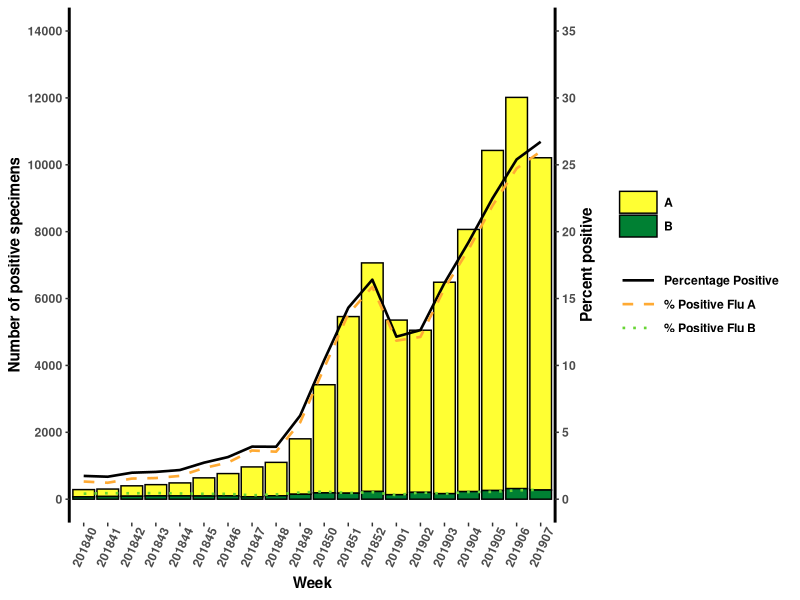

This figure's R source:
#https://www.cdc.gov/flu/weekly/
library(ggplot2)
setwd("~/git_workspace/DIC/PA1")
influenza_national_summary <- read.csv("InfluenziaNationalSurvey.csv",header = T)
#names(influenza_national_summary) <- c("Week","Total_A","Total_B","Perc_Positive_A","Perc_Positive_B","Total_#_Tested", "Perc_Positive")
names(influenza_national_summary) <- c("Week","A","B","% Positive Flu A","% Positive Flu B","Total_#_Tested", "Percentage Positive")
names(influenza_national_summary)
#head(influenza_national_summary$Week)
#head(influenza_national_summary$Total_A)
#http://www.sthda.com/english/wiki/ggplot2-barplots-quick-start-guide-r-software-and-data-visualization#data-1
#https://rpubs.com/MarkusLoew/226759

##Each group consists of only one observation. Do you need to adjust the group aesthetic?
#Add group=1 in aes
##Error: Discrete value supplied to continuous scale
#Renamed column '%_Positive_A' to 'Perc_Positive_A'

######Chart1#######
###Method 1####
# chart1<-ggplot(data=influenza_national_summary) +
#   geom_bar(aes(x=factor(Week), y=Total_A),stat="identity",fill = "yellow",color = "black") +
#   geom_bar(aes(x=factor(Week), y=Total_B),stat="identity",fill = "green",color = "black") +
#   geom_line(aes(x=factor(Week), y=Perc_Positive*400,group=1),color="black") +
#   geom_line(aes(x=factor(Week), y=Perc_Positive_A*400,group=1),linetype = "dotted",color="orange") +
#   geom_line(aes(x=factor(Week), y=Perc_Positive_B*400,group=1),linetype = "dotted",color="green") +
#   scale_y_continuous(sec.axis = sec_axis(~.*(1/400), name = "Percent positive")) +
#   theme(axis.text.x = element_text(angle=65, vjust=0.6)) +
#   theme(legend.position = c(0, 1), legend.justification = c(0, 0),legend.direction = "vertical")+
#   labs(y = "Number of positive specimens",
#        x = "Week",
#        color = "Parameter")
# chart1


###Method 2####
library(reshape2)
melt_inf <- melt(influenza_national_summary,id=c('Week'))
#https://stackoverflow.com/questions/1686569/filter-data-frame-rows-by-a-logical-condition
bar_data <- melt_inf[melt_inf$variable %in% c("A", "B"), ]
# bar_data
# str(bar_data)
# bar <- ggplot() + 
#   geom_bar(data = bar_data,mapping = aes(fill=variable, y=value, x=factor(Week)), position="stack", stat="identity") +
#   theme(axis.text.x = element_text(angle=65, vjust=0.6)) +
#   scale_fill_manual(values = c("yellow","green")) + 
#   ylim(c(0,14000))
# 
# bar

line_data <- melt_inf[melt_inf$variable %in% c("% Positive Flu A", "% Positive Flu B","Percentage Positive"), ]
# line_data
# str(line_data)
# 
# line_data
line_data$variable <- relevel(line_data$variable,"Percentage Positive")
# #https://stackoverflow.com/questions/43879968/geom-line-groups-and-scale-color-manual-produce-unexpected-error
# #http://www.cookbook-r.com/Manipulating_data/Changing_the_order_of_levels_of_a_factor/
# line <- ggplot() +
#   geom_line(data = line_data,mapping = aes(color = variable, y=value*400, x=factor(Week), group = variable),linetype = "dashed") +
#   theme(axis.text.x = element_text(angle=65, vjust=0.6)) +
#   scale_colour_manual(values = c("black","orange", "green")) +
#   ylim(c(0,14000))
# 
# line

#https://stackoverflow.com/questions/32090073/geom-bar-geom-line-with-different-y-axis-scale
#http://www.sthda.com/english/wiki/ggplot2-line-types-how-to-change-line-types-of-a-graph-in-r-software
#https://html-color-codes.info/colors-from-image/#
#https://stackoverflow.com/questions/46039176/ggplot2-adding-secondary-y-axis-with-different-breaks-and-labels
#https://stackoverflow.com/questions/14771546/remove-legend-title-in-ggplot
#http://www.sthda.com/english/wiki/ggplot2-themes-and-background-colors-the-3-elements
#https://ggplot2.tidyverse.org/reference/element.html

chart1 <- ggplot() + 
  geom_bar(data = bar_data,mapping = aes(fill=variable, y=value, x=factor(Week)), position="stack", stat="identity", color = "black") +
  theme(axis.text.x = element_text(angle=65, vjust=0.6)) +
  scale_fill_manual(values = c("#FFFF33","#008033")) +
  #ylim(c(0,14000)) +
  geom_line(data = line_data,mapping = aes(color = variable, y=value*400, x=factor(Week), group = variable,linetype = variable, size = variable)) +
  scale_y_continuous(sec.axis = sec_axis(~.*(1/400), name = "Percent positive", breaks = seq(0,35,5)),breaks = seq(0,14000, by = 2000),limits = c(0,14000)) +
  scale_linetype_manual(values=c("solid", "dashed", "dotted")) +
  #theme(axis.text.x = element_text(angle=65, vjust=0.6)) +
  scale_colour_manual(values = c("black","#FFAA33", "#66D533")) +
  scale_size_manual(values = c(0.9,0.9,0.9)) +
  #ylim(0,14000) +
  xlab("Week") + 
  ylab(c("Number of positive specimens","Percent Positive")) +
  theme(axis.title = element_text(face = "bold"),
        axis.title.y.right = element_text(angle = 90, hjust = 0.5,face = "bold"), 
        axis.text = element_text(face = "bold"),
        axis.line.x.top = element_line(size=0.5),
        axis.line.y = element_line(size = 1),
        legend.title = element_blank() ,
        legend.key.width = unit(1,"cm"),
        legend.key.height = unit(0.5,"cm"),
        legend.text = element_text(face = "bold",margin = margin(1.5,1.5,1.5,1.5,"mm")), #to add space between legend symbol and name
        legend.key = element_rect(fill = "white"), #to make legend symbol background white
        panel.background = element_rect(fill = "white", colour = NA))   #to make the chart background white

chart1

rm(bar, line)


#chart2
chart2_data <- read.csv('chart2_data.csv',header = T)
